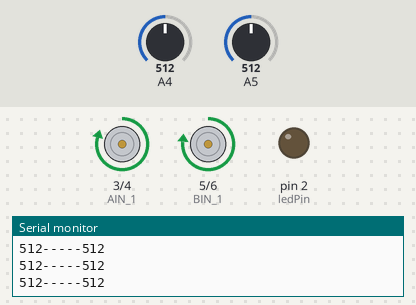
Simulated run of this sketch. Board: Arduino Uno, built with avr-gcc and run on an emulated ATmega328P. Shown: motor-driver pin pairs drawn as motors (green arrow = first pin HIGH = forward, orange = second pin HIGH = backward, longer = more drive), output pins drawn as LEDs (lit = HIGH), the last lines printed to the serial monitor. Inputs (shaded band) come from the test bench; at power-on: A4 = 512, A5 = 512.

Above: at 1.2 s.
1.3 s: A4 set to 489
2.8 s: A4 set to 463
At 4.0 s:
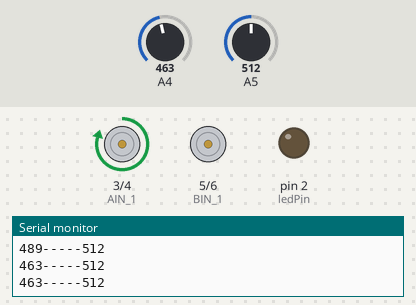
4.3 s: A4 set to 510
At 5.6 s:
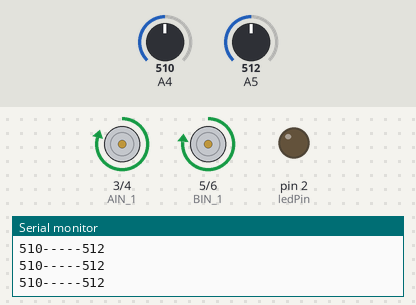
6.3 s: A5 set to 480
7.8 s: A5 set to 462
At 8.6 s:
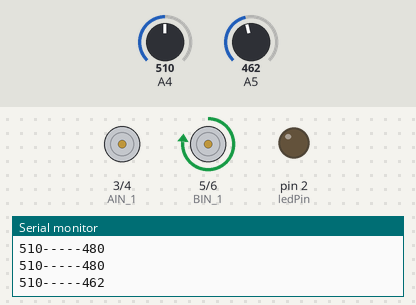
9.3 s: A5 set to 510
At 10.1 s:
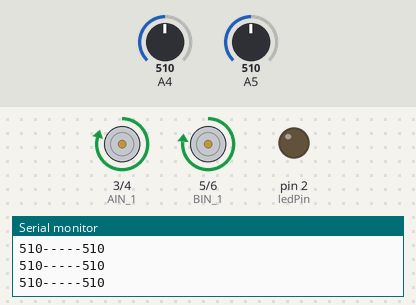
Timing chart, 0 to 12.3 s (numbered marks = the images above; inputs shaded):
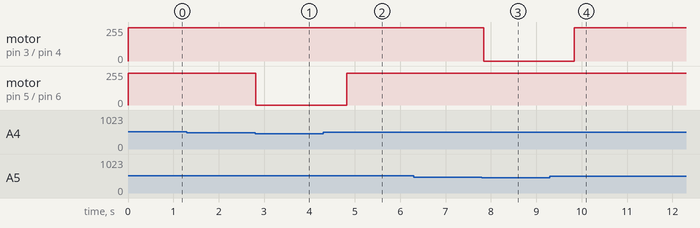

Measured:
- the behaviour switches between 472 and 471 on A4 (found by bisection; images 0 and 1)
- the behaviour switches between 472 and 471 on A5 (found by bisection; images 2 and 3)
- after the input at 2.8 s, motor on pin 5 (BIN_1) / pin 6 (BIN_2): forward 240/255 → stopped at once
- after the input at 4.3 s, motor on pin 5 (BIN_1) / pin 6 (BIN_2): stopped → forward 240/255 after 0.52 s
- after the input at 7.8 s, motor on pin 3 (AIN_1) / pin 4 (AIN_2): forward 250/255 → stopped at once
- after the input at 9.3 s, motor on pin 3 (AIN_1) / pin 4 (AIN_2): stopped → forward 250/255 after 0.54 s

The sketch:

p_6.ino
```cpp
int ledPin = 2;
//The following values will be recalculated.
int maxValLeft = 1000;
int thresholdLeft = 500;
int maxValRight = 1000;
int thresholdRight = 500;

int MAX_PWM_A = 250;
int MAX_PWM_B = 240;

// Motor pins
int AIN_1 = 3;
int AIN_2 = 4;
int BIN_1 = 5;
int BIN_2 = 6;

// the setup routine runs once when you press reset:
void setup() {
  // initialize serial communication at 9600 bits per second:
  Serial.begin(9600);
  pinMode(ledPin, OUTPUT);
  //Set the threshold for the lightsensor according to the current environment.
  maxValLeft = analogRead(A4);
  thresholdLeft = maxValLeft - 40;
  maxValRight = analogRead(A5);
  thresholdRight = maxValRight - 40;
  // Set the motor pins to output
  pinMode(AIN_1, OUTPUT);
  pinMode(AIN_2, OUTPUT);
  pinMode(BIN_1, OUTPUT);
  pinMode(BIN_2, OUTPUT);
}

// the loop routine runs over and over again forever:
void loop() {
//  go_backward(3000);
//  dont_move(6000);
//  turn_left(3000);
//  go_forward(3000);
//  turn_right(3000);
  // read the input on analog pins:
  int sensorValueLeft = analogRead(A4);
  int sensorValueRight = analogRead(A5);
  // print out the value you read:
  Serial.print(sensorValueLeft);
  Serial.print("-----");
  Serial.println(sensorValueRight);
  if (sensorValueLeft < thresholdLeft && sensorValueRight < thresholdRight)
  {
    turn_right(1000);
  } else if (sensorValueLeft < thresholdLeft) {
    turn_right(1000);
  } else if (sensorValueRight < thresholdRight) {
    turn_left(1000);
  } else {
    go_forward(100);
  }
}

void go_forward(int duration) {
  analogWrite(AIN_1, MAX_PWM_A);
  digitalWrite(AIN_2, LOW);
  analogWrite(BIN_1, MAX_PWM_B);
  digitalWrite(BIN_2, LOW);
  delay(duration);
}

void go_backward(int duration) {
  analogWrite(AIN_1, LOW);
  digitalWrite(AIN_2, MAX_PWM_A);
  analogWrite(BIN_1, LOW);
  digitalWrite(BIN_2, MAX_PWM_B);
  delay(duration);
}

void turn_left(int duration) {
  analogWrite(AIN_1, LOW);
  digitalWrite(AIN_2, LOW);
  analogWrite(BIN_1, MAX_PWM_B);
  digitalWrite(BIN_2, LOW);
  delay(duration);
}

void turn_right(int duration) {
  analogWrite(AIN_1, MAX_PWM_A);
  digitalWrite(AIN_2, LOW);
  analogWrite(BIN_1, LOW);
  digitalWrite(BIN_2, LOW);
  delay(duration);
}

void dont_move(int duration) {
  analogWrite(AIN_1, 0);
  digitalWrite(AIN_2, 0);
  analogWrite(BIN_1, 0);
  digitalWrite(BIN_2, 0);
  delay(duration);
}
```

program1.c
```cpp
#include<stdio.h>

int main()
{
   int x = 10;
   int y = 10;
   if ( !(x ^ y) )
      printf(" x is equal to y ");
   else
      printf(" x is not equal to y ");
   return 0;
}
```

program2.c
```cpp
// C program to print maximum value of
// unsigned int.
#include<stdio.h>

int main()
{
   unsigned int max;
   max = 0;
   max = ~max;
   printf("Max value : %u ",  max);
  return 0;
}   
```

program3.c
```cpp
// C program to find if machine is little
// endian or big endian.
#include <stdio.h>

int main()
{
   unsigned int n = 1;
   char *c = (char*)&n;
   if (*c)
       printf("LITTLE ENDIAN");
   else
       printf("BIG ENDIAN");
   return 0;
}
```

program4.c
```cpp
#include <stdio.h>

int main()
{
    int arr[5];
    arr[0] = 5;
    arr[2] = -10;
    arr[3 / 2] = 2; // this is same as arr[1] = 2
    arr[3] = arr[0];

    printf("%d %d %d %d", arr[0],
           arr[1], arr[2], arr[3]);

    return 0;
}
```
